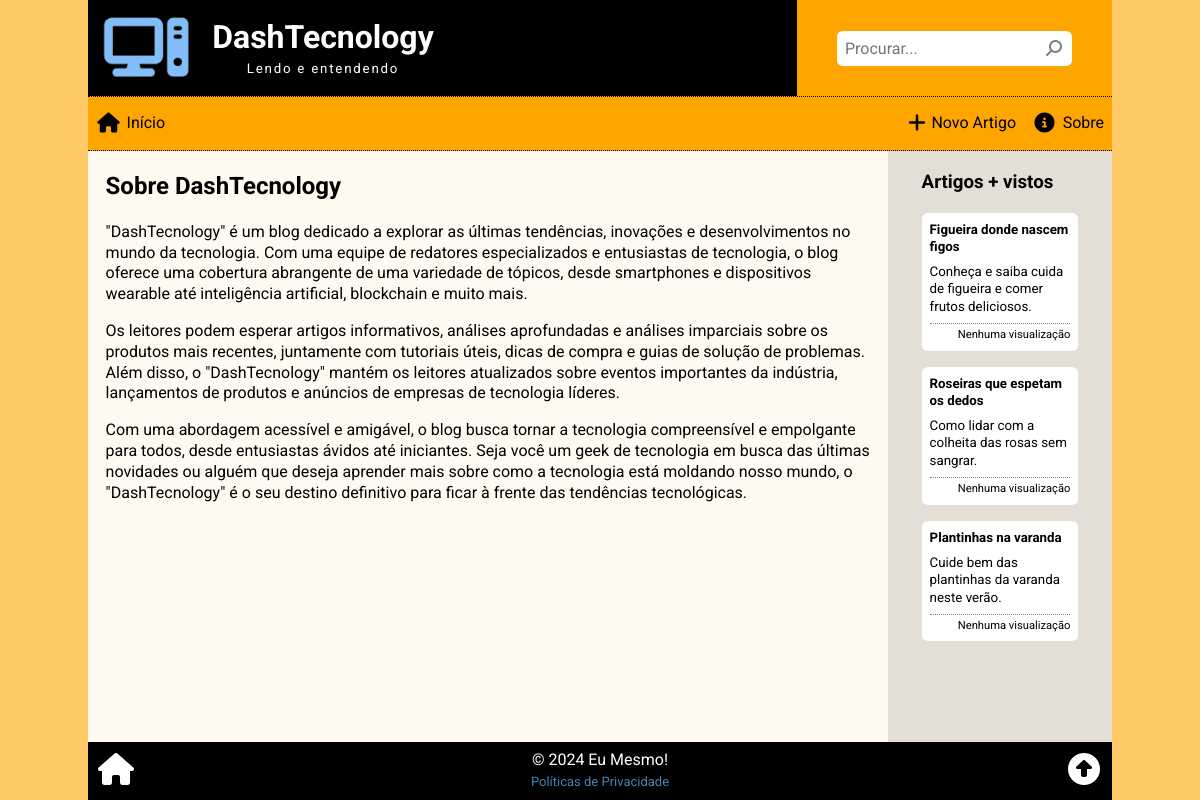
The page /about.php on the database as committed earlier.
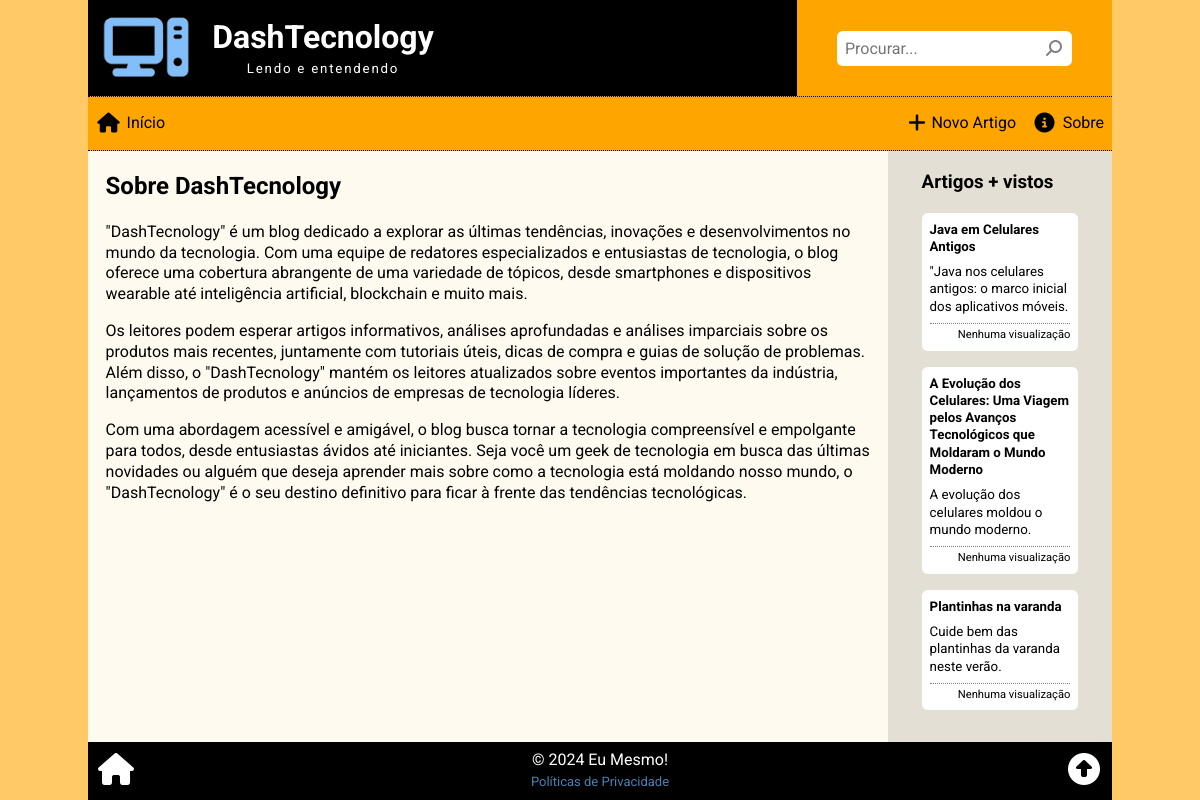
The same page on the database as committed later.
### tables this page shows
CREATE TABLE article (
    art_id INT PRIMARY KEY AUTO_INCREMENT,
    art_date TIMESTAMP DEFAULT CURRENT_TIMESTAMP,
    art_thumbnail VARCHAR(255),
    art_title VARCHAR(127),
    art_summary VARCHAR(255),
    art_author INT,
    art_content TEXT,
    art_views INT DEFAULT '0',
    art_status ENUM('on', 'off', 'del') DEFAULT 'on',
    FOREIGN KEY (art_author) REFERENCES employee(emp_id)
);

### _global.php (the view, shortened to what this page needs)
<?php
function aside_box($data = [])
{
    $clicked = $title = $body = $body_content = $footer = '';
    if (isset($data['href']))
        $clicked = 'class="clicked" onclick="location.href = \'' . $data['href'] . '\'"';
    if (isset($data['title']))
        $title = "<h5>{$data['title']}</h5>";
    if (isset($data['body'])) {
        if (isset($data['limit']))
            $body_content = cutString($data['body'], $data['limit']);
        else
            $body_content = $data['body'];
        $body = '<small title="' . $data['body'] . '">' . $body_content . '</small>';
    }
    if (isset($data['footer']))
        $footer = '<small class="footer">' . $data['footer'] . '</small>';
    $out = <<<HTML
        <div {$clicked}>
            {$title}
            {$body}
            {$footer}
        </div>
    HTML;
    return $out;
}

### widgets/_mostviewed.php
<?php
$num_list = (isset($num_list)) ? intval($num_list) : 3;
$sql = <<<SQL
SELECT
    art_id, art_title, art_summary, art_views
FROM article
WHERE
    art_status = 'on'
    AND art_date <= NOW()
ORDER BY art_views DESC
LIMIT {$num_list};
SQL;
$res = $conn->query($sql);
$aside_viewed = '
    <div class="aside_block">
        <h3>Artigos + vistos</h3>
';
while ($mv = $res->fetch_assoc()) :
    if (intval($mv['art_views']) == 0) $art_views = "Nenhuma visualização";
    elseif ($mv['art_views'] == 1) $art_views = "1 visualização";
    else $art_views = "{$mv['art_views']} visualizações";
    $aside_viewed .= aside_box([
        'href' => "view.php?id={$mv['art_id']}",
        'title' => $mv['art_title'],
        'body' => $mv['art_summary'],
        'footer' => $art_views
    ]);
endwhile;
$aside_viewed .= '</div>';
echo $aside_viewed;

Rows that differ between the two databases and show on the page:
changed article: art_title "Figueira donde nascem figos" → "Java em Celulares Antigos"; art_summary "Conheça e saiba cuida de figueira e comer frutos deliciosos." → "\"Java nos celulares antigos: o marco inicial dos aplicativos móveis."
changed article: art_title "Roseiras que espetam os dedos" → "A Evolução dos Celulares: Uma Viagem pelos Avanços Tecnológicos que Moldaram o Mundo Moderno"; art_summary "Como lidar com a colheita das rosas sem sangrar." → "A evolução dos celulares moldou o mundo moderno."
